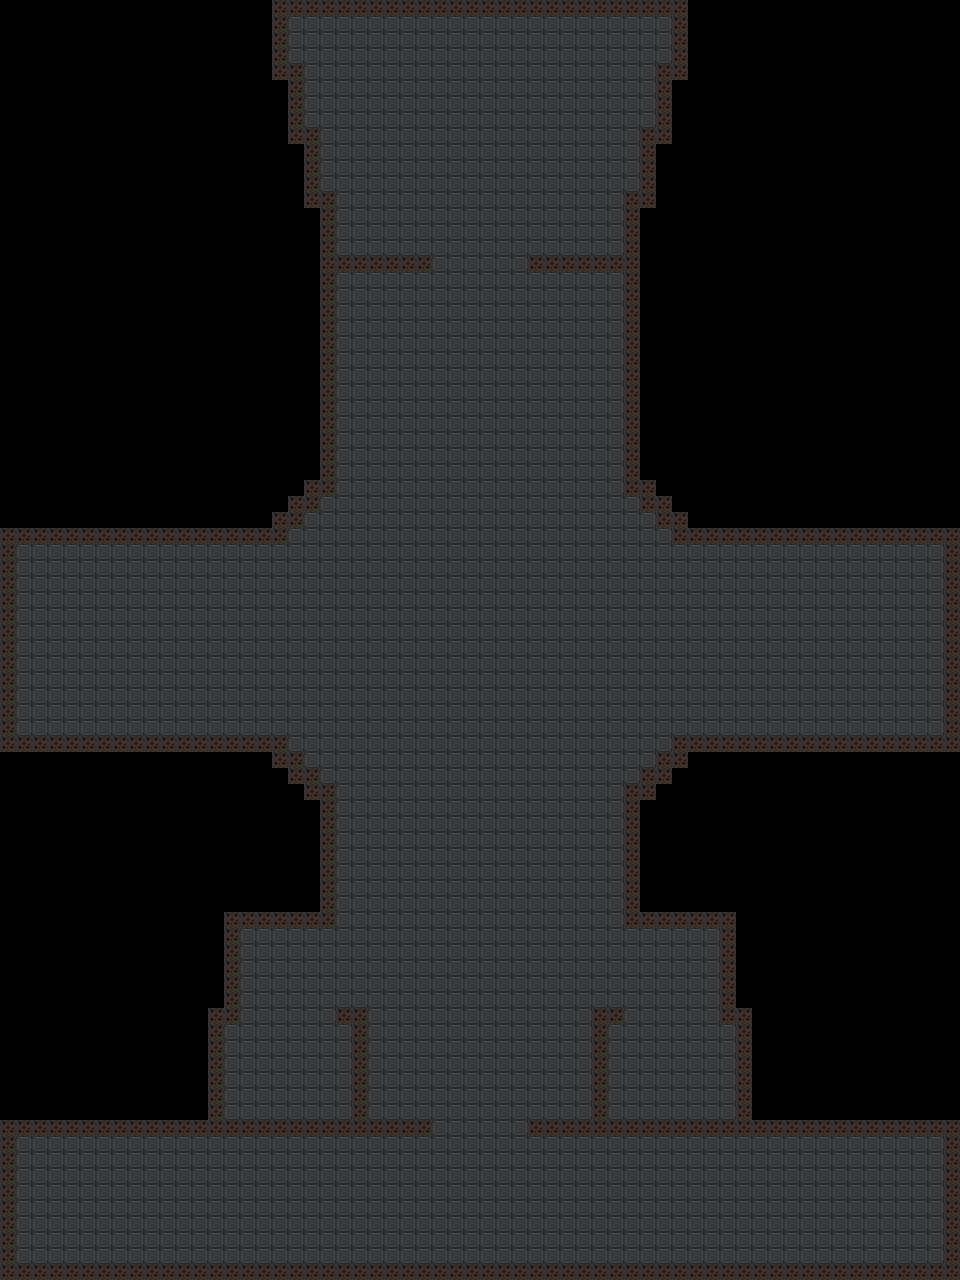

This game map was drawn from its Tiled (.tmx) file and the tilesets committed beside it. A one-line description and the trimmed map source follow:
An orthogonal 60x80 tile map with 16x16 px tiles, 2 tile layers (ground, walls) and 16 objects (5x light, 4x environmentDoor, 3x treasureChest, triggerZone, boss-1, ...).

<map version="1.2" tiledversion="1.2.2" orientation="orthogonal" renderorder="right-down" width="60" height="80" tilewidth="16" tileheight="16" infinite="0" nextlayerid="8" nextobjectid="68">
 <tileset firstgid="1" source="action rpg.tsx" />
 <layer id="1" name="ground" width="60" height="80">
  <data>[4800 cells, 2713 non-empty, 1 distinct tile ids]</data>
 </layer>
 <layer id="2" name="walls" width="60" height="80">
  <data>[4800 cells, 422 non-empty, 1 distinct tile ids]</data>
 </layer>
 <objectgroup color="#55ffff" id="5" name="environment">
  <object id="24" name="boss-door" type="environmentDoor" x="240" y="1008" width="96" height="16" />
  <object id="36" name="bossEncounteredZone" type="triggerZone" x="16" y="288" width="928" height="720" />
  <object id="56" name="Treasure chest" type="treasureChest" x="256" y="1072" width="16" height="16" />
  <object id="57" name="Treasure chest" type="treasureChest" x="672" y="1072" width="16" height="16" />
  <object id="58" name="boss-door" type="environmentDoor" x="624" y="1008" width="96" height="16" />
  <object id="59" name="boss-door" type="environmentDoor" x="432" y="1120" width="96" height="16" />
  <object id="61" name="Treasure chest" type="treasureChest" x="480" y="1200" width="16" height="16" />
  <object id="62" name="boss-door" type="environmentDoor" x="432" y="256" width="96" height="16" />
 </objectgroup>
 <objectgroup color="#ffff00" id="7" name="lights">
  <object id="63" name="light" type="light" x="488" y="641">
   <properties>
    <property name="radius" type="int" value="40" />
   </properties>
   <point />
  </object>
  <object id="64" name="light" type="light" x="152" y="641">
   <properties>
    <property name="radius" type="int" value="40" />
   </properties>
   <point />
  </object>
  <object id="65" name="light" type="light" x="824" y="641">
   <properties>
    <property name="radius" type="int" value="40" />
   </properties>
   <point />
  </object>
  <object id="66" name="light" type="light" x="488" y="856">
   <properties>
    <property name="radius" type="int" value="40" />
   </properties>
   <point />
  </object>
  <object id="67" name="light" type="light" x="488" y="408">
   <properties>
    <property name="radius" type="int" value="40" />
   </properties>
   <point />
  </object>
 </objectgroup>
 <objectgroup color="#ffff00" id="3" name="spawn-points" />
 <objectgroup color="#ff007f" id="4" name="unique-enemies">
  <object id="14" template="ai-legendary.tx" name="boss-1" x="464" y="616" />
 </objectgroup>
 <objectgroup color="#ff00ff" id="6" name="transition-points">
  <object id="40" name="check point" type="checkPoint" x="560" y="160">
   <properties>
    <property name="direction" type="int" value="0" />
   </properties>
   <point />
  </object>
  <object id="43" name="transition point previous" type="levelExit" x="464" y="0" width="16" height="16">
   <properties>
    <property name="direction" type="int" value="1" />
   </properties>
  </object>
 </objectgroup>
</map>
